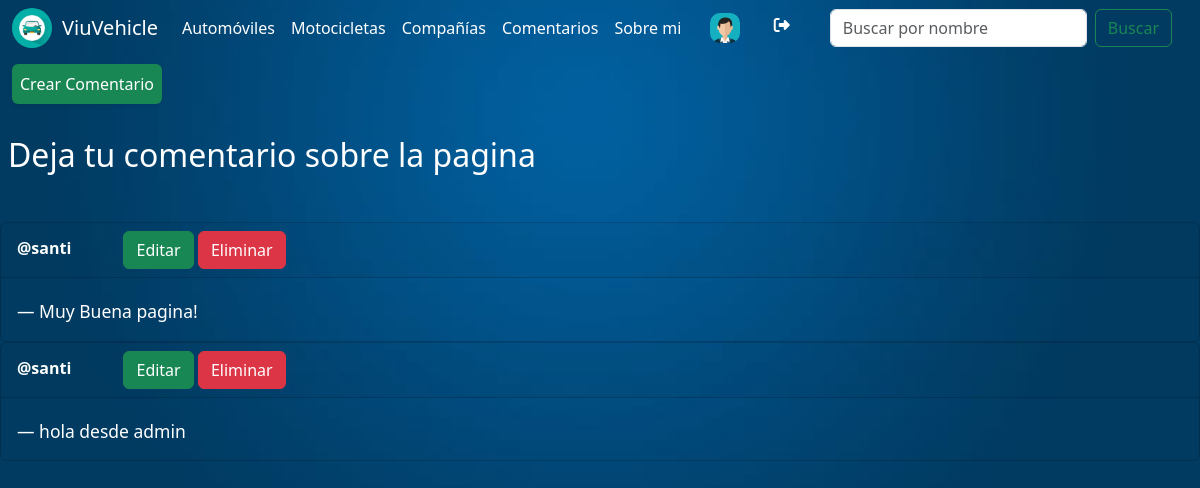
The app's page /comment-list/ (signed in) with its own data.
### vapp/models.py (models this page shows, shortened)
class Comment(models.Model):
    text = models.TextField(null=False, blank=False, verbose_name='Comentario')
    user = models.CharField(max_length=50, null=False, blank=False)
    created = models.DateTimeField(auto_now_add=True)
    updated = models.DateTimeField(auto_now=True)
    class Meta:
        verbose_name = "Comentario"
        verbose_name_plural = "Comentarios"

### vapp/views.py (the view)
# urls.py: path('comment-list/', find_all_comments, name='comment-list'),
def find_all_comments(request):
    comments = Comment.objects.all()
    data = {'comments': comments}
    return render(request, 'vapp/comment_list.html', data)

### vapp/templates/vapp/comment_list.html (shortened to what this page needs)
{% extends 'vapp/base.html' %}
{%load static%}
{% block nav %}
<form class="d-flex me-3" role="search">
  <input class="form-control me-2" type="search" placeholder="Buscar por nombre" aria-label="Search" id="input-comment">
  <button class="btn btn-outline-success" type="submit" id="button-comment">Buscar</button>
</form>
{% endblock nav %}
{% block content %}
{% if request.user.is_authenticated %}
<nav class="navbar navbar-expand-lg bg-transparent">
    <div class="container-fluid">
      <div class="collapse navbar-collapse" id="navbarNav">
        <ul class="navbar-nav">
          <li class="nav-item">
            <a class="nav-link active text-white bg-success rounded-2 shadow-sm" aria-current="page" href="{% url 'comment-create' %}">Crear Comentario</a>
          </li>
        </ul>
      </div>
    </div>
  </nav>
{% endif %}
    <main>
      {% if comments_name %}
      <h2 class=" m-2 text-white mb-5 mt-4">Deja tu comentario sobre la pagina</h2>
      {% for comment in comments_name  %}
          <div class="card bg-transparent">
            <div class="card-header text-white fw-bold">
              @{{comment.user}}
              {% if request.user.is_staff %}
              <a href="{% url 'comment-update' comment.id %}" class="btn btn-success ms-5">Editar</a>
              <a href="{% url 'comment-delete' comment.id %}" class="btn btn-danger">Eliminar</a>
              {% endif %}
            </div>
            <div class="card-body">
              <blockquote class="blockquote mb-0">
                <footer class="blockquote-footer mt-1 text-white">{{comment.text}}</footer>
              </blockquote>
            </div>
          </div>
          {% endfor %}
          {% else %}
          {% if comments %}
          <h2 class=" m-2 text-white mb-5 mt-4">Deja tu comentario sobre la pagina</h2>
          {% for comment in comments  %}
          <div class="card bg-transparent">
            <div class="card-header text-white fw-bold">
              @{{comment.user}}
              {% if request.user.is_staff or request.user.username == comment.user %}
              <a href="{% url 'comment-update' comment.id %}" class="btn btn-success ms-5">Editar</a>
              <a href="{% url 'comment-delete' comment.id %}" class="btn btn-danger">Eliminar</a>
              {% endif %}
            </div>
            <div class="card-body">
              <blockquote class="blockquote mb-0">
                <footer class="blockquote-footer mt-1 text-white">{{comment.text}}</footer>
              </blockquote>
            </div>
          </div>
          {% endfor %}
          {% endif %}
      {% endif %}
    </main>
{% endblock content %}

### vapp/static/vapp/styles.css (style rules this page uses)
body { background-image: url('fondo3.jpg'); background-size: cover; background-repeat: no-repeat; }
.nav-item { list-style: none; }

### records on screen
Comment: user "santi", text "Muy Buena pagina!"
Comment: user "santi", text "hola desde admin"
